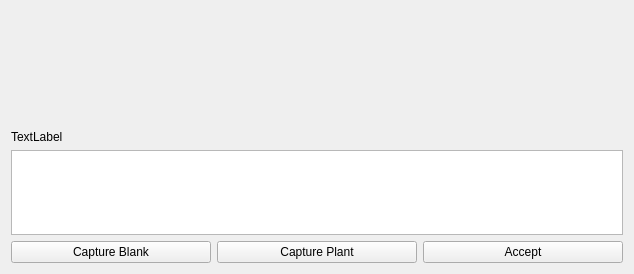
<?xml version="1.0" encoding="UTF-8"?>
<ui version="4.0">
 <class>listCapturePlant</class>
 <widget class="QWidget" name="listCapturePlant">
  <property name="geometry">
   <rect>
    <x>0</x>
    <y>0</y>
    <width>632</width>
    <height>274</height>
   </rect>
  </property>
  <property name="windowTitle">
   <string>Form</string>
  </property>
  <layout class="QVBoxLayout" name="verticalLayout">
   <item>
    <layout class="QHBoxLayout" name="horizontalLayout">
     <item>
      <widget class="QLabel" name="label_2">
       <property name="minimumSize">
        <size>
         <width>200</width>
         <height>113</height>
        </size>
       </property>
       <property name="text">
        <string/>
       </property>
      </widget>
     </item>
     <item>
      <widget class="QLabel" name="label">
       <property name="minimumSize">
        <size>
         <width>200</width>
         <height>113</height>
        </size>
       </property>
       <property name="text">
        <string/>
       </property>
      </widget>
     </item>
     <item>
      <widget class="QLabel" name="label_3">
       <property name="minimumSize">
        <size>
         <width>200</width>
         <height>113</height>
        </size>
       </property>
       <property name="text">
        <string/>
       </property>
      </widget>
     </item>
    </layout>
   </item>
   <item>
    <widget class="QLabel" name="instructions">
     <property name="text">
      <string>TextLabel</string>
     </property>
    </widget>
   </item>
   <item>
    <widget class="QPlainTextEdit" name="plainTextEdit"/>
   </item>
   <item>
    <layout class="QHBoxLayout" name="horizontalLayout_3">
     <item>
      <widget class="QPushButton" name="captureBlank">
       <property name="text">
        <string>Capture Blank</string>
       </property>
      </widget>
     </item>
     <item>
      <widget class="QPushButton" name="capturePlant">
       <property name="text">
        <string>Capture Plant</string>
       </property>
      </widget>
     </item>
     <item>
      <widget class="QPushButton" name="accept">
       <property name="text">
        <string>Accept</string>
       </property>
      </widget>
     </item>
    </layout>
   </item>
  </layout>
 </widget>
 <resources/>
 <connections/>
</ui>
